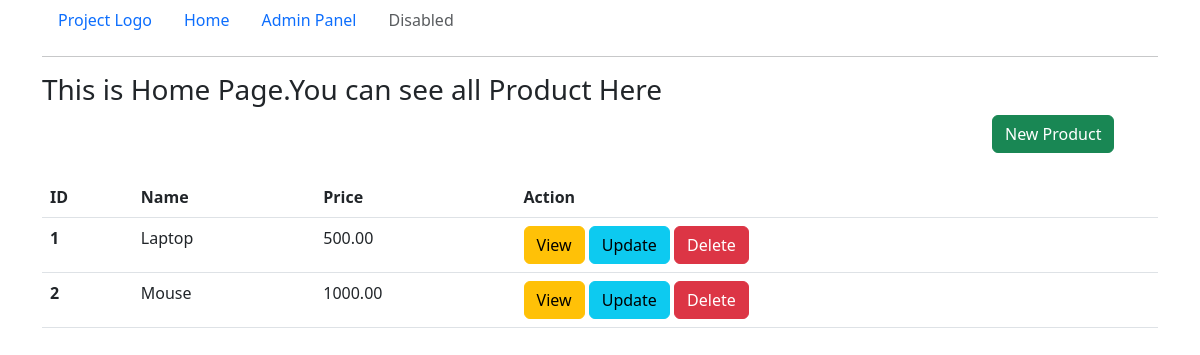
/, run on an earlier commit of the app's database.
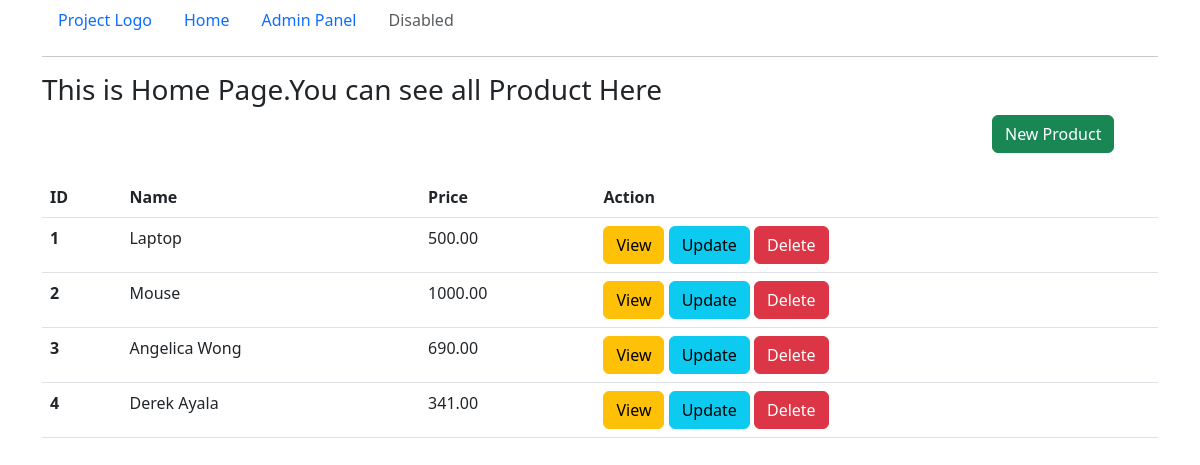
And on a later commit of the database.
### myapps/models.py (models this page shows, shortened)
class Product(models.Model):
    name=models.CharField(max_length=200)
    details=models.TextField()
    price=models.DecimalField(max_digits=10,decimal_places=2)

### myapps/views.py (the view)
# urls.py: path('', product_list),
def product_list(request):
    product=Product.objects.all()
    context={
        'product':product
    }
    return render(request,"products/product_list.html",context)

### myapps/templates/products/product_list.html (shortened to what this page needs)
<!doctype html>
<html lang="en">
  <head>
    <link href="https://cdn.jsdelivr.net/npm/bootstrap@5.3.0-alpha1/dist/css/bootstrap.min.css" rel="stylesheet">
  </head>
  <body>
    <div class="container">
        <ul class="nav">
            <li class="nav-item">
                <a class="nav-link active" aria-current="page" href="/">Project Logo</a>
            </li>
            <li class="nav-item">
                <a class="nav-link" href="/">Home</a>
            </li>
            <li class="nav-item">
                <a class="nav-link" href="/admin/">Admin Panel</a>
            </li>
            <li class="nav-item">
                <a class="nav-link disabled">Disabled</a>
            </li>
        </ul><hr>
    </div>
    <div class="container">
        <h3><marquee behavior="" direction="">This is Home Page.You can see all Product Here</marquee></h3>
    </div>
    <div class="container">
        <div class="row">
            <div class="col-lg-2"></div>
            <div class="col-lg-8"></div>
            <div class="col-lg-2"><a href="/product/"><button type="button" class="btn btn-success">New Product</button></a></div>
        </div>
    </div>
      <div class="container py-4">
        <table class="table">
            <thead>
              <tr>
                <th scope="col">ID</th>
                <th scope="col">Name</th>
                <th scope="col">Price</th>
                <th scope="col">Action</th>
              </tr>
            </thead>
            <tbody>
                {% for item in product%}
              <tr>
                <th scope="row">{{ item.id }}</th>
                <td>{{ item.name }}</td>
                <td>{{ item.price }}</td>
                <td>
                    <a href="/product/{{ item.id }}/"><button type="button" class="btn btn-warning">View</button></a>
                    <a href="/product/{{ item.id }}/update/"><button type="button" class="btn btn-info">Update</button></a>
                    <a href="/product/{{ item.id }}/delete/"><button type="button" class="btn btn-danger">Delete</button></a>
                </td>
              </tr>
              {% endfor %}
            </tbody>
          </table>
      </div>
  </body>
</html>

What changed in the data, as far as the page shows it:
added Product: id "3", name "Angelica Wong", price "690.00"
added Product: id "4", name "Derek Ayala", price "341.00"
